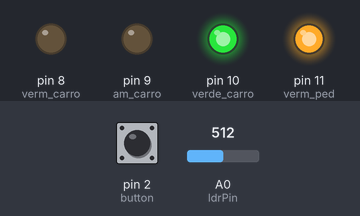
This sketch was run on a simulated Arduino Uno, built with avr-gcc and run on an emulated ATmega328P. Parts: output pins drawn as LEDs (lit = HIGH). Dashed ring = blinking. The test bench sets the inputs (shaded band); at power-on: A0 (ldrPin) = 512, pin 2 (button) LOW.

Above: at 2.8 s.
2.9 s: A0 (ldrPin) set to 987
4.4 s: A0 (ldrPin) set to 1011
At 5.3 s:
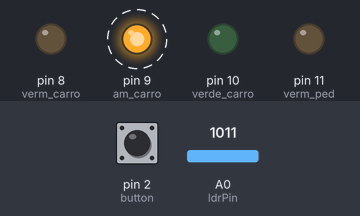
8.6 s: A0 (ldrPin) set to 990
At 9.6 s:
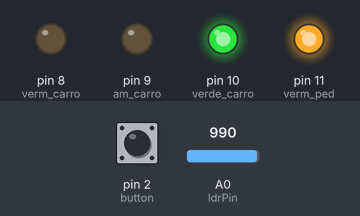
10.5 s: pin 2 (button) pulled HIGH for 1.3 s
At 13.8 s:
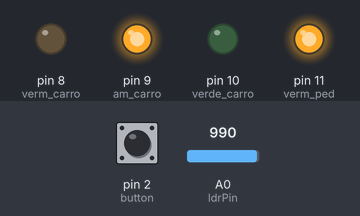
Timing chart, 0 to 30.5 s (numbered marks = the images above; inputs shaded):
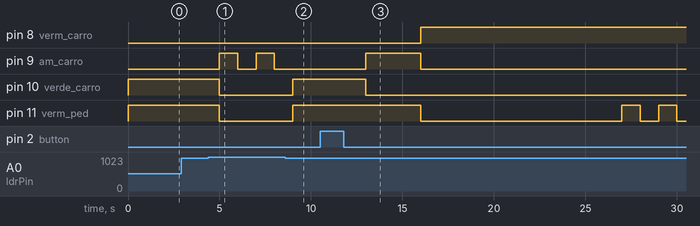

The sketch:

exp1.ino
```cpp
  /*EXPERIMENTO 1 - SEMÁFORO - RODRIGO E GUSTAVO.
O SEMÁFORO CONSISTE EM UM FAROL PARA PEDESTRES E UM PARA CARROS, PARA O PEDESTRE ATRAVESSAR DEVE-SE APERTAR O BOTÃO. O PROGRAMA INICIA
VERMELHO PARA OS PEDESTRES E VERDE PARA OS CARROS.CASO O PEDESTRE PRESSIONE O BOTÃO, AGUARDA-SE 3S E O SEMAFORO DOS CARROS MUDA PARA
AMARELO POR 3S, APOS ISSO FICA VERMELHO PARA OS CARROS E VERDE PARA OS PEDESTRES POR 10S, NA SEQUENCIA O SEMAFORO DOS PEDESTRES PISCA 3X
(6S) AVISANDO QUE O SEMAFORO PARA PEDESTRES FICARA VERMELHO, APOS ISSO O SEMAFORO PARA PEDESTRES É FECHADO E ABERTO PARA OS CARROS,
VOLTANDO AO ESTADO INICIAL FOI IMPLEMENTADA UMA MAQUINA DE ESTADO ATRELADA A UM CONTADOR DE 0 A 23S QUE É ACIONADO POR UM
BOTÃO( INTERRUPÇÃO DO BOTAO), UMA INTERRUPÇÃO A CADA 1S É CHAMADA PARA INCREMENTAR 1S NO CONTADOR. FOI IMPLEMENTADO UM SENSOR DE DIA
E NOITE, CASO SEJA NOITE O SEMAFORO É DESLIGADO E O LED AMARELO PERMANECE PISCADO ATÉ AMANHECER. SUA LÓGICA É BASEADA EM UM LDR QUE
SEU VALOR É CONVERTIDO POR UM A/D.*/
  /////////////////////////////////////////////////////////////////////////////////////////////////////////////////////////////////////////////////////////////////////////////////////////////////
#include <TimerOne.h>

////////////////////////////////////////////////////////DECLARAÇÃO DE VARIAVEIS///////////////////////////////////////////////////
// VARIAVEIS DOS LEDS DO SEMAFORO
int verm_carro = 8;   //PIN DIGITAL 8
int am_carro = 9;     //PIN 9
int verde_carro = 10; //PIN 10
int verm_ped = 11;    //PIN 11
int verde_ped = 12;   //PIN 12

//VARIAVEIS PARA BOTAO
int button = 2; // PIN DIGITAL 2
int buttonState = 0;

//CONTADOR
int CONT_botao_ped = 0;

//flag para piscar semaforo dos pedestres
int PISCAR = 0;

//A/D
int ldrPin = 0; //LDR no pino analígico A1
int ldrValor = 0; //Valor lido do LDR
int toggle = 0; // TOGGLE PARRA AMARELO.
int noite = 0; // FLAG PARA SINALIZAR NOITE
int toggle_ped = 0;
///////////////////////////////////////////////////INTERRUPÇÕES//////////////////////////////////////////////////////////////

// INTERRUPÇÃO DE TEMPO
void ISR_timer() {

  if(buttonState == HIGH){  //SE O BOTAO DE PEDESTRE FOI PRESSIONADO INICIA O CONTADOR QUE IRÁ INCREMENTAR A CADA 1s
    CONT_botao_ped++;
  }

  if(PISCAR){  // CASO O SEMAFORO ESTEJA NO ESTADO PARA PISCAR LEDS DO PEDESTRE.
    toggle_ped = !toggle_ped; // TOGGLE PARA ALTERAR ESTADO DOS LEDS

  }

  ldrValor = analogRead(ldrPin); //LEITURA E CONVERSAO DO VALOR DO LDR.
  if (ldrValor >= 1000){ // CASO SEJA NOITE.
    noite = 1; //SETA FLAG PARA DESLIGAR SEMAFORO.
    toggle = !toggle;
  }
  else noite = 0; // CASO CONTRARIO, ESTA DE DIA.
}

// INTERRUPÇÃO DO BOTAO DOS PEDESTRES.
  void interrupcao(){
      buttonState = 1; //FLAG PARA INICIAR CONTADOR.
}

/////////////////////////////////////////////////SETUP/////////////////////////////////////////////////////////////////

void setup() {
  pinMode(verm_carro, OUTPUT);
  pinMode(am_carro, OUTPUT);
  pinMode(verde_carro, OUTPUT);
  pinMode(verm_ped, OUTPUT);
  pinMode(verde_carro, OUTPUT);
  pinMode(button, INPUT);

  attachInterrupt(0,interrupcao,RISING); //Configurando a interrupção para botão, borda de descida.

// Inicializar a rotina de interrupcao periodica
  Timer1.initialize(1000000); // Interrupcao a cada 1s
  Timer1.attachInterrupt(ISR_timer); // Associa a interrupcao periodica a funcao ISR_timer

  Serial.begin(9600); //Inicia a comunicação serial
}

////////////////////////////////////////////////////////////////////////////////////////////////////////////////////

void loop() {

//ESTADO INICIAL, ABERTO PARA CARROS, FECHADO PARA PEDESTRES E DE DIA.
  if((CONT_botao_ped == 0) && (noite == LOW)){
        digitalWrite(verm_carro, LOW); // Vermelho p carros apagado
        digitalWrite(am_carro, LOW); // amarelo p carros apagado
        digitalWrite(verde_carro, HIGH); // verde p carros
        digitalWrite(verm_ped, HIGH); // Vermelho p pedestres
        digitalWrite(verde_ped, LOW); // verde p pedestres apagado
  }

// SE O BOTAO FOI PRESSIONADO,AGUARDA 3S, EM SEGUIDA SETA AMARELO PARA OS CARROS E APAGAR O VERDE DOS CARROS
  if(CONT_botao_ped >= 3 && CONT_botao_ped < 6){
        digitalWrite(am_carro, HIGH); // amarelo p carros
        digitalWrite(verde_carro, LOW); // verde p carros apagado
  }

//APOS 3s NO AMARELO, SETA VERMELHO PARA CARROS E VERDE PARA PEDESTRES POR 10s.
  if(CONT_botao_ped >= 6 && CONT_botao_ped < 16){
    digitalWrite(verm_ped, LOW); // Vermelho pedestres apagado
    digitalWrite(verde_ped, HIGH); // Verde p pedestres
    digitalWrite(verm_carro, HIGH); // Vermelho p carros
    digitalWrite(am_carro, LOW); // apaga amarelo
  }

 //APOS ABERTO 10S PARA OS PEDESTRE, PISCA SEMAFORO DOS PEDESTRE AVISANDO QUE IRÁ FECHAR.
  if((CONT_botao_ped >= 16) && (CONT_botao_ped < 23)){  // CASO O SEMAFORO ESTEJA NO ESTADO PARA PISCAR LEDS DO PEDESTRE.
    PISCAR = 1;
    digitalWrite(verde_ped, toggle_ped); // Verde dos pedestres PISCA
    digitalWrite(verm_ped, toggle_ped); // Vermelho dos psedestres PISCA
  }

//APOS 10s E DEPOIS DE PISCAR 3x O SEMAFORO DOS PEDESTRES, ABRE PARA CARROS E FECHA PARA PEDESTRES.
  if(CONT_botao_ped == 23){
     PISCAR = 0;

    digitalWrite(verde_ped, LOW); // Verde p pedestres apagado
    digitalWrite(verm_ped, HIGH); // vermelho p pedestres
    digitalWrite(verm_carro, LOW); // vermelho p carros apagado
    digitalWrite(verde_carro, HIGH); // Verde p carros

    CONT_botao_ped = 0; //zera contagem do semaforo
    buttonState = 0; //reset do botão
  }

//SE ESTIVER DE NOITE, DESLIGA O SEMAFORO E PISCA O AMARELO.
  if(noite){
    CONT_botao_ped = 0; // IMPEDE ENTRAR NOS ESTADOS DENTRO DO LOOP

    digitalWrite(am_carro, toggle); // PISCA AMARELO
    digitalWrite(verm_carro, LOW); // APAGA VERMELHO CARROS
    digitalWrite(verde_carro, LOW); // APAGA VERDE CARROS
    digitalWrite(verde_ped, LOW); // APAGA VERDE PEDESTRE
    digitalWrite(verm_ped, LOW); // apaga vermelho pedestres
  }
}
```

Measured:
- the behaviour switches between 999 and 1000 on A0 (ldrPin) (found by bisection; images 0 and 1)
- after the input at 2.9 s, every drawn part: stays the same
- after the input at 4.4 s, pin 9 (am_carro): alternates HIGH for 1.0 s and LOW for 1.0 s, starting after 0.60 s; pin 10 (verde_carro), pin 11 (verm_ped): HIGH → LOW after 0.60 s
- after the input at 8.6 s, pin 9 (am_carro): stays LOW (without the input it goes to HIGH after 0.40 s); pin 10 (verde_carro), pin 11 (verm_ped): LOW → HIGH after 0.40 s
- after the input at 10.5 s, pin 8 (verm_carro): LOW → HIGH after 5.5 s; pin 9 (am_carro): LOW → HIGH after 2.5 s, → LOW 3.0 s later; pin 10 (verde_carro): HIGH → LOW after 2.5 s; pin 11 (verm_ped): goes LOW 11.0 s, HIGH 1.0 s, LOW 1.0 s, HIGH 1.0 s, then LOW, starting after 5.5 s
